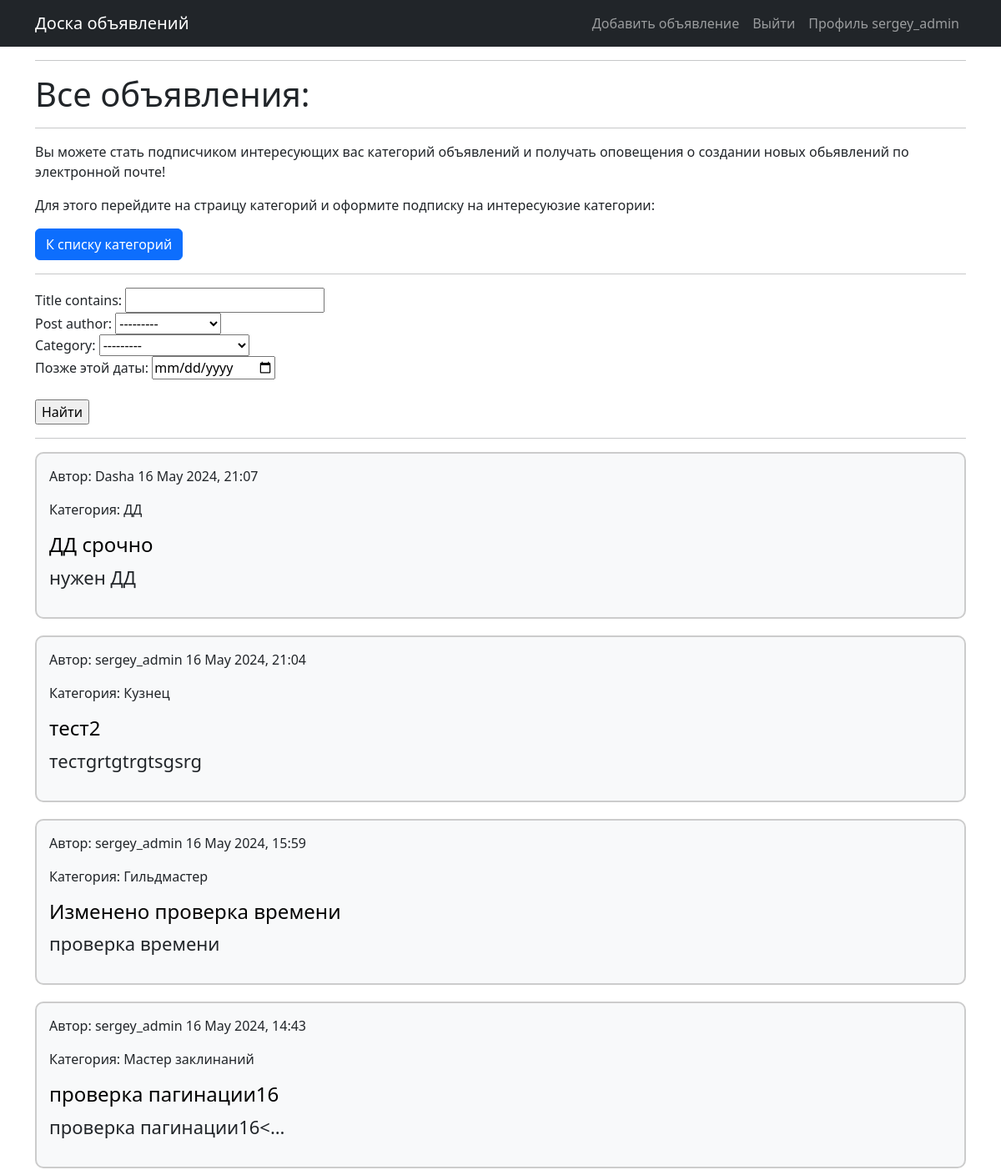
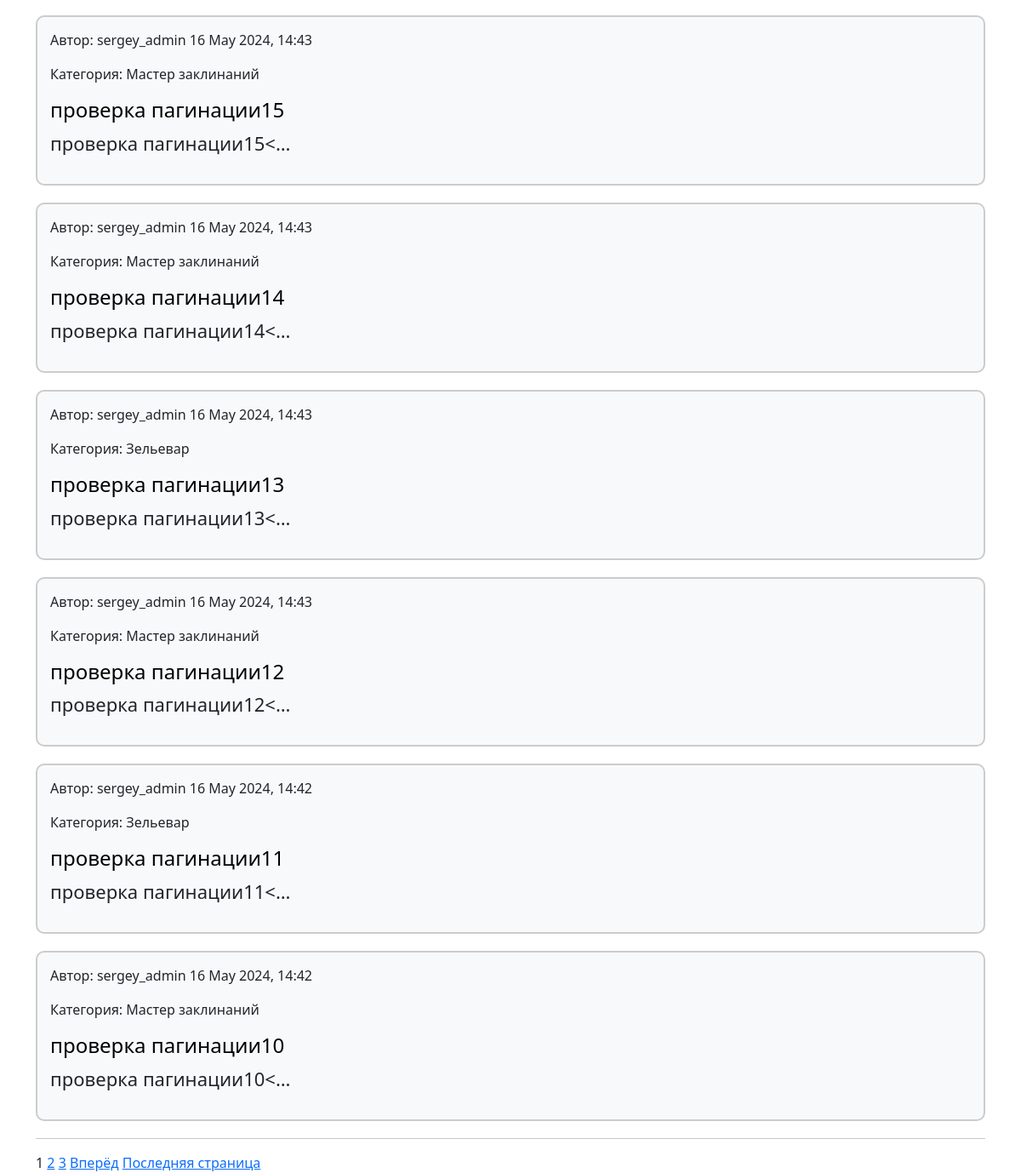
The page /posts/ (signed in) on the database its author committed (2 pictures, top to bottom).
### message_board/models.py (models this page shows, shortened)
class User(AbstractUser):
    code = models.CharField(max_length=15, blank=True, null=True)

class Post(models.Model):
    post_author = models.ForeignKey(User, on_delete=models.CASCADE)
    title = models.CharField(max_length=255)
    text = RichTextUploadingField()
    date = models.DateTimeField(auto_now=True)#обновляет метку каждый раз при изменении (сохранении) строки в базе
    category = models.ForeignKey(Category, on_delete=models.CASCADE)

class Category(models.Model):
    dd = 'ДД'
    tk = 'Танк'
    hl = 'Хил'
    tr = 'Торговец'
    gm = 'Гильдмастер'
    qg = 'Квестгивер'
    bs = 'Кузнец'
    tn = 'Кожевник'
    pm = 'Зельевар'
    sm = 'Мастер заклинаний'
    CATEGORY_TYPES = [
        (dd, 'DAMAGEDILLER'),
        (tk, 'TANK'),
        (hl, 'HEALER'),
        (tr, 'TRADER'),
        (gm, 'GILDMASTER'),
        (qg, 'QUESTGIVER'),
        (bs, 'BLACKSMITH'),
        (tn, 'TANNER'),
        (pm, 'POTIONMAKER'),
        (sm, 'SPELLMASTER'),
    ]
    name = models.CharField(max_length=17, choices=CATEGORY_TYPES)
    subscribers = models.ManyToManyField(User, blank=True, null=True, related_name='categories')
    def __str__(self):
        return self.name.title()

### message_board/views.py (the view)
# urls.py: path('', PostList.as_view(), name='posts_list'),
class PostList(ListView):
    model = Post
    template_name = 'all_posts.html'
    context_object_name = 'posts'
    paginate_by = 10
    queryset = Post.objects.all().order_by('-date')
    def get_queryset(self):
        queryset = super().get_queryset()
        self.filterset = PostFilter(self.request.GET, queryset)
        if self.request.GET:
            return self.filterset.qs
        return Post.objects.all().order_by('-date')
    def get_context_data(self, **kwargs):
        context = super().get_context_data(**kwargs)
        context['filter'] = self.filterset
        return context

### message_board/templatetags/custom_tags.py (called while the page is built)
@register.simple_tag(takes_context=True)
def url_replace(context, **kwargs):
   d = context['request'].GET.copy()
   for k, v in kwargs.items():
       d[k] = v
   return d.urlencode()

### templates/all_posts.html (shortened to what this page needs)
{% extends 'flatpages/default.html' %}
{% load custom_tags %}
{% block title %}
<hr>
<h1 class="page-title">Все объявления:</h1>
<hr>
{% endblock title %}
{% block content %}
    <p>Вы можете стать подписчиком интересующих вас категорий объявлений и получать оповещения о создании новых обьявлений по электронной почте!</p>
    <p>Для этого перейдите на страицу категорий и оформите подписку на интересуюзие категории:</p>
    <a class="btn btn-primary", href="{% url 'category_list' %}">К списку категорий</a>
    <hr>
    <form method="GET">
        {{ filter.form }}
        <br>
        <input type="submit" value="Найти">
    </form>
    <hr>
    {% for post in posts %}
        <div style="border: 2px solid #ccc; border-radius: 10px; padding: 15px; margin-bottom: 20px; background-color: #f8f9fa;">
            <p>Автор: {{ post.post_author }}  {{ post.date|date:"d E Y, H:i" }}</p>
            <p>Категория: {{ post.category.name }} </p>
            <h4><a href="{% url 'post_detail' post.pk %}" style="text-decoration: none; color: black;">{{ post.title }}</a></h4>
            <span style="font-size: 22px;">{{ post.text|truncatechars:25|safe }}</span>
        </div>
    {% endfor %}
<hr>
{% if is_paginated %}
    {% for num in page_obj.paginator.page_range %}
        {% if page_obj.number == num %}
            <a>{{ num }}</a>
        {% elif num > page_obj.number|add:'-3' and num < page_obj.number|add:'3' %}
            <a href="?{% url_replace page=num %}">{{ num }}</a>
        {% endif %}
    {% endfor %}
    {% if page_obj.has_next %}
        <a href="?{% url_replace page=page_obj.next_page_number %}">Вперёд</a>
        <a href="?{% url_replace page=page_obj.paginator.num_pages %}">Последняя страница</a>
    {% endif %}
{% endif %}
{% endblock content %}

### templates/flatpages/default.html (shortened to what this page needs)
<!DOCTYPE html>
<html lang="en">
    <head>
        {% load static %}
        <link href="{% static 'css/styles.css' %}" rel="stylesheet" />
    </head>
    <body>
        <nav class="navbar navbar-expand-lg navbar-dark bg-dark">
            <div class="container">
                <a class="navbar-brand" href="{% url 'posts_list' %}">Доска объявлений</a>
                <div class="collapse navbar-collapse" id="navbarSupportedContent">
                    <ul class="navbar-nav ms-auto mb-2 mb-lg-0">
                        {% if user.is_authenticated %}
                            <li class="nav-item"><a class="nav-link" href="{% url 'post_create' %}">Добавить объявление</a></li>
                            <li class="nav-item"><a class="nav-link" href="{% url 'logout' %}">Выйти</a></li>
                            <a class="nav-link" id="navbarDropdown" href="{% url 'profile' %}" role="button" data-bs-toggle="dropdown" aria-expanded="false">Профиль {{ request.user.username }}</a>
                        {% else %}
                            <li class="nav-item"><a class="nav-link" href="{% url 'profile' %}">Войти</a></li>
                        {% endif %}
                    </ul>
                </div>
            </div>
        </nav>
        <div class="container">
            <div class="row">
                <div class="col-lg-12 ">
                    {% block title %}{%endblock title %}
                    {% block content %}{% endblock content %}
                </div>
            </div>
        </div>
    </body>
</html>

### rows shown on the page
User: user.username "sergey_admin"
Post: post_author "Dasha", date "16 May 2024, 21:07", category.name "ДД", title "ДД срочно", text "нужен ДД"
Post: post_author "sergey_admin", date "16 May 2024, 21:04", category.name "Кузнец", title "тест2", text "тестgrtgtrgtsgsrg"
Post: post_author "sergey_admin", date "16 May 2024, 15:59", category.name "Гильдмастер", title "Изменено проверка времени", text "проверка времени"
Post: post_author "sergey_admin", date "16 May 2024, 14:43", category.name "Мастер заклинаний", title "проверка пагинации16", text "проверка пагинации16<…"
Post: post_author "sergey_admin", date "16 May 2024, 14:43", category.name "Мастер заклинаний", title "проверка пагинации15", text "проверка пагинации15<…"
Post: post_author "sergey_admin", date "16 May 2024, 14:43", category.name "Мастер заклинаний", title "проверка пагинации14", text "проверка пагинации14<…"
Post: post_author "sergey_admin", date "16 May 2024, 14:43", category.name "Зельевар", title "проверка пагинации13", text "проверка пагинации13<…"
Post: post_author "sergey_admin", date "16 May 2024, 14:43", category.name "Мастер заклинаний", title "проверка пагинации12", text "проверка пагинации12<…"
Post: post_author "sergey_admin", date "16 May 2024, 14:42", category.name "Зельевар", title "проверка пагинации11", text "проверка пагинации11<…"
Post: post_author "sergey_admin", date "16 May 2024, 14:42", category.name "Мастер заклинаний", title "проверка пагинации10", text "проверка пагинации10<…"

### other values the page prints
{{ num }} "1"
{{ num }} "2" "3"
